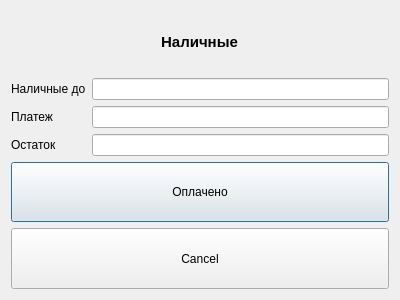
<ui version="4.0">
 <class>DialogPaymentCashbox</class>
 <widget class="QDialog" name="DialogPaymentCashbox">
  <property name="geometry">
   <rect>
    <x>0</x>
    <y>0</y>
    <width>400</width>
    <height>300</height>
   </rect>
  </property>
  <property name="windowTitle">
   <string>Dialog</string>
  </property>
  <property name="sizePolicy">
   <sizepolicy hsizetype="Maximum" vsizetype="Maximum">
    <horstretch>0</horstretch>
    <verstretch>0</verstretch>
   </sizepolicy>
  </property>
  <property name="sizeGripEnabled">
   <bool>false</bool>
  </property>
  <property name="modal">
   <bool>false</bool>
  </property>
  <layout class="QGridLayout" name="gridLayout">
   <item row="0" column="0">
    <layout class="QVBoxLayout" name="verticalLayout">
     <property name="sizeConstraint">
      <enum>QLayout::SetMaximumSize</enum>
     </property>
     <item alignment="Qt::AlignHCenter">
      <widget class="QLabel" name="label_type_new_edit">
       <property name="font">
        <font>
         <pointsize>11</pointsize>
         <weight>75</weight>
         <bold>true</bold>
        </font>
       </property>
       <property name="text">
        <string>Наличные</string>
       </property>
       <property name="textFormat">
        <enum>Qt::AutoText</enum>
       </property>
       <property name="alignment">
        <set>Qt::AlignCenter</set>
       </property>
      </widget>
     </item>
     <item>
      <layout class="QFormLayout" name="formLayout_Counters">
       <property name="fieldGrowthPolicy">
        <enum>QFormLayout::AllNonFixedFieldsGrow</enum>
       </property>
       <item row="0" column="0">
        <widget class="QLabel" name="Label_Name">
         <property name="text">
          <string>Наличные до</string>
         </property>
        </widget>
       </item>
       <item row="0" column="1">
        <widget class="QLineEdit" name="LineEdit_Cash">
         <property name="readOnly">
          <bool>true</bool>
         </property>
        </widget>
       </item>
       <item row="1" column="0">
        <widget class="QLabel" name="Label">
         <property name="text">
          <string>Платеж</string>
         </property>
        </widget>
       </item>
       <item row="1" column="1">
        <widget class="QLineEdit" name="LineEdit_Payment">
         <property name="readOnly">
          <bool>true</bool>
         </property>
        </widget>
       </item>
       <item row="2" column="0">
        <widget class="QLabel" name="Label_2">
         <property name="text">
          <string>Остаток</string>
         </property>
        </widget>
       </item>
       <item row="2" column="1">
        <widget class="QLineEdit" name="LineEdit_Sum_After">
         <property name="readOnly">
          <bool>true</bool>
         </property>
        </widget>
       </item>
      </layout>
     </item>
     <item>
      <widget class="QPushButton" name="pushButton_OK">
       <property name="sizePolicy">
        <sizepolicy hsizetype="Minimum" vsizetype="Minimum">
         <horstretch>0</horstretch>
         <verstretch>0</verstretch>
        </sizepolicy>
       </property>
       <property name="text">
        <string>Оплачено</string>
       </property>
      </widget>
     </item>
     <item>
      <widget class="QPushButton" name="pushButton_Cancel">
       <property name="sizePolicy">
        <sizepolicy hsizetype="Minimum" vsizetype="Minimum">
         <horstretch>0</horstretch>
         <verstretch>0</verstretch>
        </sizepolicy>
       </property>
       <property name="text">
        <string>Cancel</string>
       </property>
      </widget>
     </item>
    </layout>
   </item>
  </layout>
 </widget>
 <resources/>
 <connections/>
</ui>
